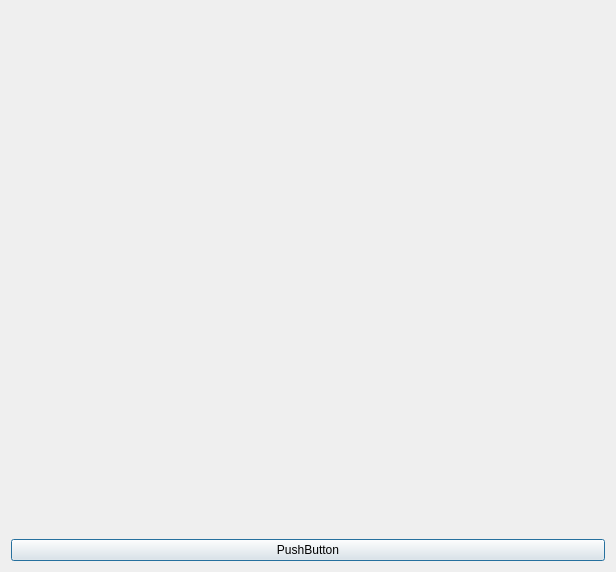
<?xml version="1.0" encoding="UTF-8"?>
<ui version="4.0">
 <class>Dialog</class>
 <widget class="QDialog" name="Dialog">
  <property name="geometry">
   <rect>
    <x>0</x>
    <y>0</y>
    <width>616</width>
    <height>572</height>
   </rect>
  </property>
  <property name="sizePolicy">
   <sizepolicy hsizetype="Ignored" vsizetype="Preferred">
    <horstretch>0</horstretch>
    <verstretch>0</verstretch>
   </sizepolicy>
  </property>
  <property name="windowTitle">
   <string>Dialog</string>
  </property>
  <layout class="QVBoxLayout" name="verticalLayout">
   <item>
    <widget class="QWidget" name="plotWindow" native="true">
     <property name="sizePolicy">
      <sizepolicy hsizetype="Preferred" vsizetype="Preferred">
       <horstretch>0</horstretch>
       <verstretch>0</verstretch>
      </sizepolicy>
     </property>
     <property name="minimumSize">
      <size>
       <width>440</width>
       <height>0</height>
      </size>
     </property>
     <layout class="QVBoxLayout" name="plotLayout"/>
    </widget>
   </item>
   <item>
    <widget class="QLabel" name="label">
     <property name="text">
      <string/>
     </property>
    </widget>
   </item>
   <item>
    <widget class="QPushButton" name="pushButton">
     <property name="text">
      <string>PushButton</string>
     </property>
    </widget>
   </item>
  </layout>
 </widget>
 <resources/>
 <connections/>
</ui>
